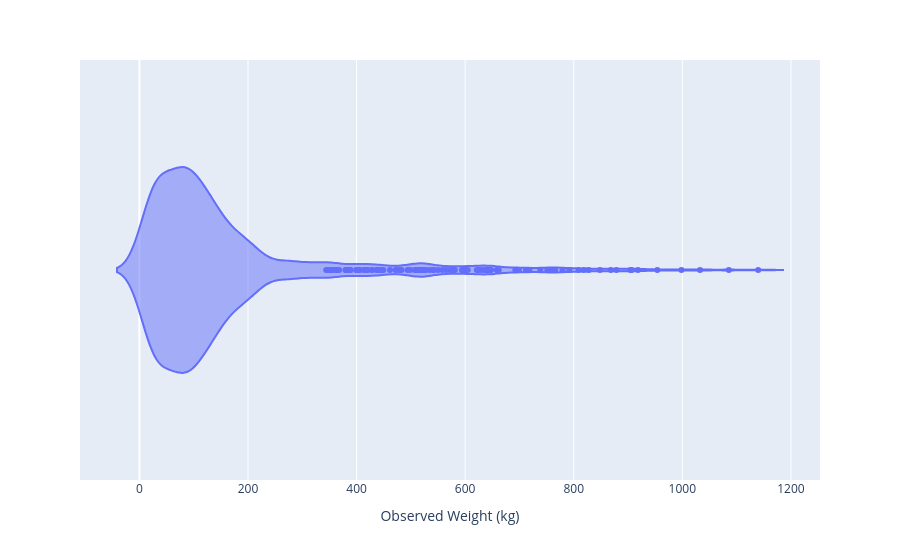

This figure's notebook cell:
### Code cell
px.violin(df,x='Observed Weight (kg)')

### Figure 1 — Plotly figure (JSON) as saved in the notebook; plotly's stock layout.template omitted (floating-point values rounded to 4 significant figures; data arrays with more than 128 entries replaced by an {"elided": "..."} marker saying what was removed)
{"data": [{"alignmentgroup": "True", "box": {"visible": false}, "hovertemplate": "Observed Weight (kg)=%{x}<extra></extra>", "legendgroup": "", "marker": {"color": "#636efa"}, "name": "", "offsetgroup": "", "orientation": "h", "scalegroup": "True", "showlegend": false, "type": "violin", "x": {"elided": "1000 float values"}, "x0": " ", "xaxis": "x", "y0": " ", "yaxis": "y"}], "layout": {"legend": {"tracegroupgap": 0}, "margin": {"t": 60}, "violinmode": "group", "xaxis": {"anchor": "y", "domain": [0, 1], "title": {"text": "Observed Weight (kg)"}}, "yaxis": {"anchor": "x", "domain": [0, 1]}}}
